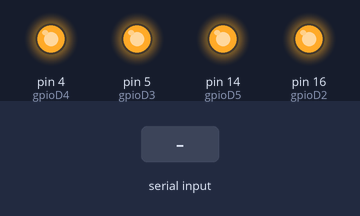
Bench run of a sketch on a simulated Arduino Uno, built with avr-gcc and run on an emulated ATmega328P. Parts: output pins drawn as LEDs (lit = HIGH). Inputs (shaded band) come from the test bench. What the sketch prints to the serial monitor is not drawn.

Above: at 1.4 s.
1.5 s: "FORWARD" received over Serial
At 1.61 s:
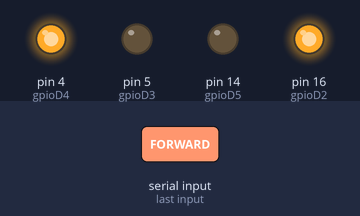
3.2 s: "REVERSE" received over Serial
At 3.31 s:
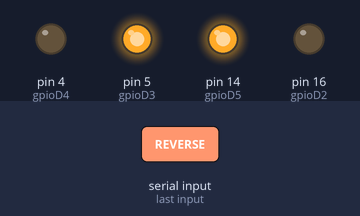
4.9 s: "LEFT" received over Serial
At 5.0 s:
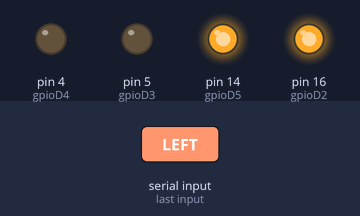
6.6 s: "RIGHT" received over Serial
At 6.71 s:
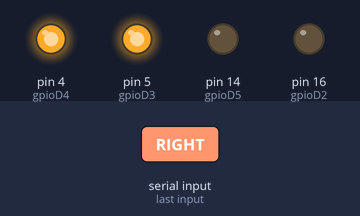
Timing chart, 0 to 9.3 s (numbered marks = the images above; inputs shaded):
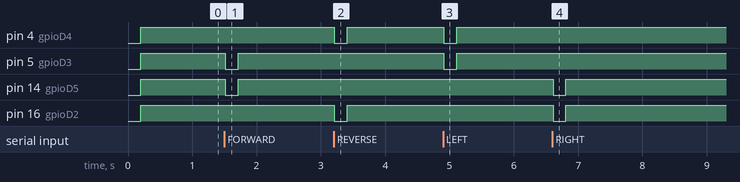

Measured:
- after the input at 1.5 s, pin 5 (gpioD3), pin 14 (gpioD5): HIGH → LOW at once, → HIGH 0.20 s later
- after the input at 3.2 s, pin 4 (gpioD4), pin 16 (gpioD2): HIGH → LOW at once, → HIGH 0.20 s later
- after the input at 4.9 s, pin 4 (gpioD4), pin 5 (gpioD3): HIGH → LOW at once, → HIGH 0.20 s later
- after the input at 6.6 s, pin 14 (gpioD5), pin 16 (gpioD2): HIGH → LOW at once, → HIGH 0.20 s later

The sketch:

androidserialcontroller.ino
```cpp
#include <SoftwareSerial.h>

String inputCommand;

// GPIO Pin Defs
const int gpioD2 = 16;
const int gpioD3 = 5;
const int gpioD4 = 4;
const int gpioD5 = 14;


// Auxiliar variables to store the current gpio state
String gpioD2State = "off";
String gpioD3State = "off";
String gpioD4State = "off";
String gpioD5State = "off";

void setDelayedGpioHigh()
{
              //Serial.println("GPIO D2 D3 D4 D5 ON");
  delay(200);


              digitalWrite(gpioD2, HIGH);
              digitalWrite(gpioD3, HIGH);
              digitalWrite(gpioD4, HIGH);
              digitalWrite(gpioD5, HIGH);
}

void setup()
{
  Serial.begin(115200);
  Serial.setTimeout(10);

  pinMode(gpioD2, OUTPUT);
  pinMode(gpioD3, OUTPUT);
  pinMode(gpioD4, OUTPUT);
  pinMode(gpioD5, OUTPUT);

  setDelayedGpioHigh();

  Serial.println("Hello Android from Arduino !! .. waiting for user input command \n");
}

void loop()
{
  //delay(1000);
  if(Serial.available())
  {
    inputCommand = Serial.readString();
    //inputCommand.trim();


    if (inputCommand.equals("FORWARD"))
    {
      //Serial.println("Command:  FORWARD");

      digitalWrite(gpioD2, HIGH);
      digitalWrite(gpioD3, LOW);

      digitalWrite(gpioD4, HIGH);
      digitalWrite(gpioD5, LOW);

      //Serial.println("GPIO D2 D4 ON");

      setDelayedGpioHigh();
    }
    else if (inputCommand.equals("REVERSE"))
    {
      //Serial.println("Command:  REVERSE");

      digitalWrite(gpioD2, LOW);
      digitalWrite(gpioD3, HIGH);
      digitalWrite(gpioD4, LOW);
      digitalWrite(gpioD5, HIGH);

      //Serial.println("GPIO D3 D5 ON");

      setDelayedGpioHigh();
    }
    else if (inputCommand.equals("LEFT"))
    {
      //Serial.println("Command:  LEFT");

      digitalWrite(gpioD2, HIGH);
      digitalWrite(gpioD3, LOW);
      digitalWrite(gpioD4, LOW);
      digitalWrite(gpioD5, HIGH);

      //Serial.println("GPIO D2 D5 ON");

      setDelayedGpioHigh();
    }
    else if (inputCommand.equals("RIGHT"))
    {
      //Serial.println("Command:  RIGHT");

      digitalWrite(gpioD2, LOW);
      digitalWrite(gpioD3, HIGH);
      digitalWrite(gpioD4, HIGH);
      digitalWrite(gpioD5, LOW);

      //Serial.println("GPIO D3 D4 ON");

      setDelayedGpioHigh();
    }
    else
    {
      Serial.print(" ERROR -");
      Serial.println(inputCommand);
      setDelayedGpioHigh();
    }
  }

}
```
